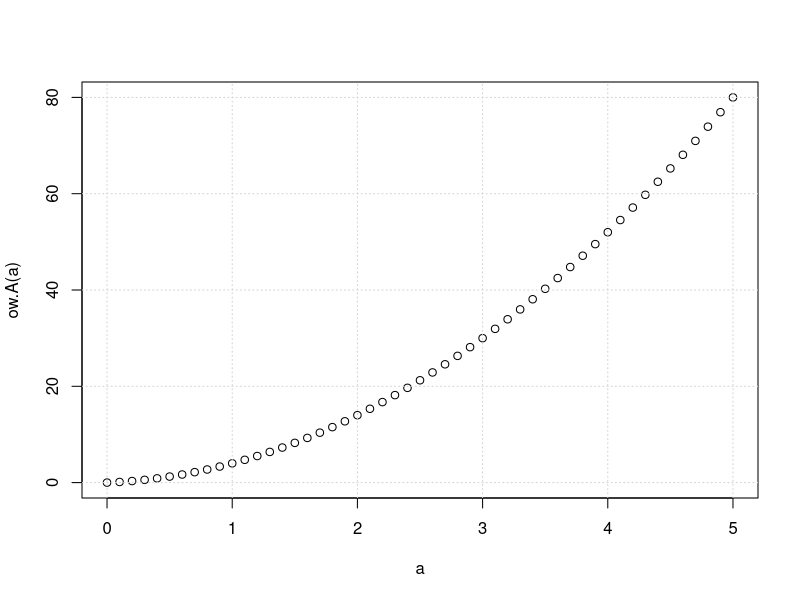
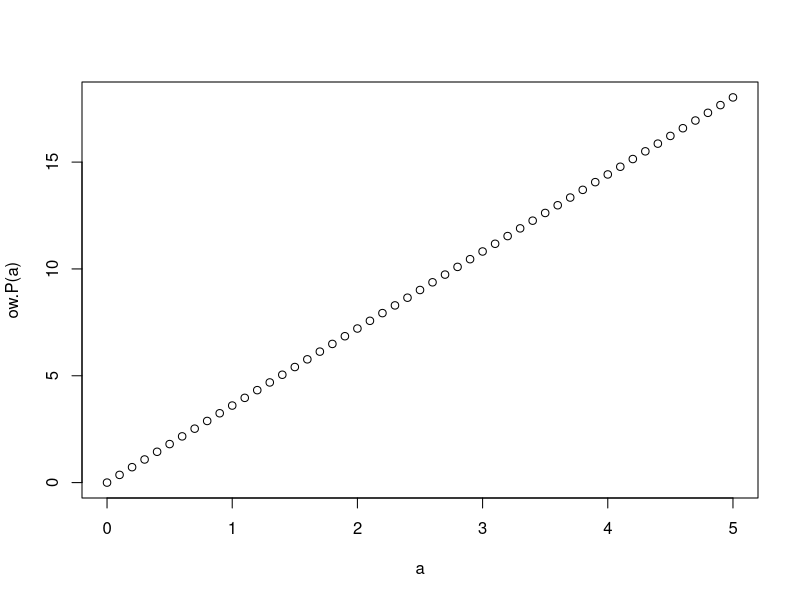
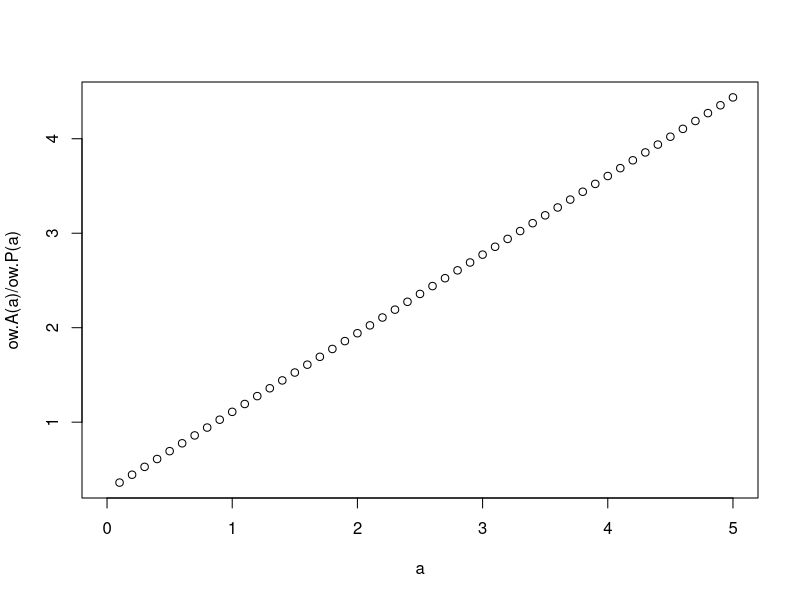
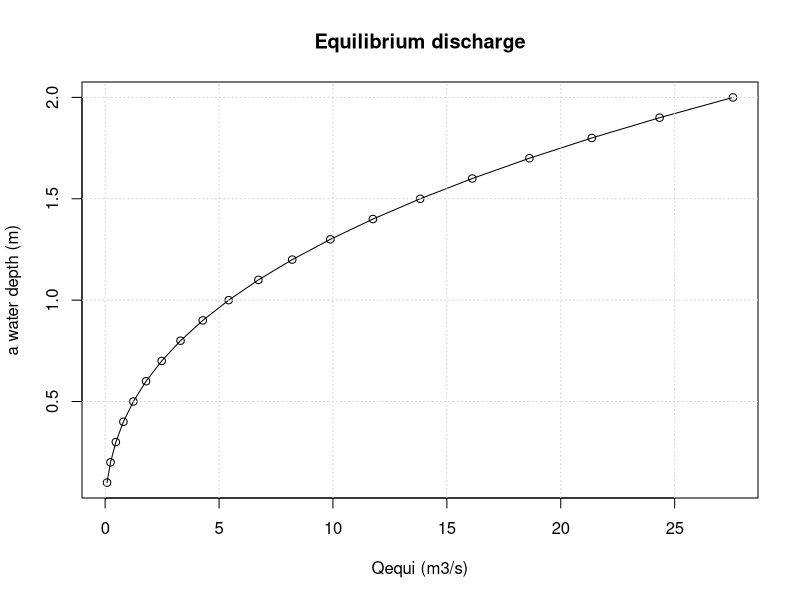
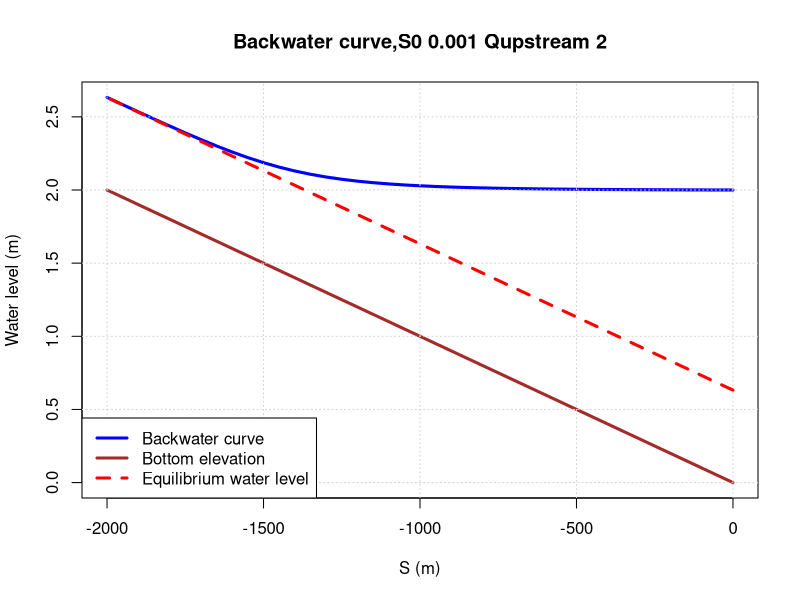

Recreate these plots in R, in order.
## ---- chunk 1

rm(list = ls())


ow.b = 1
ow.m = 1.5

##Upstream Discharge 
Qup = 2.0 #m3/s

ow.A = function(a)
{
  return(ow.b*a+ow.m*2*a^2)
}

a = seq(0,5, by =0.1)

plot(a,ow.A(a))
grid()


ow.P = function(a)
{
  return(a * 2 *sqrt(1 + ow.m^2))
}

plot(a,ow.P(a))

plot(a,ow.A(a)/ow.P(a))

ow.R = function(a)
{
  return(ow.A(a)/ow.P(a))
}

## ---- chunk 2
S0 = 0.001 # 1 m/km


##total length of the river
ow.L = 2000
Zb.fun = approxfun(c(0,-ow.L),c(0,ow.L*S0))
## ---- chunk 3
n = 0.025
a.range = seq(0.1,2,by = 0.1)
Qequi.fun = function(a)
{
  return(1/n * sqrt(S0)* ow.A(a) * ow.R(a)^(2/3))
}

Qequi.range = Qequi.fun(a.range)
plot(Qequi.range,a.range,type = "o", xlab = "Qequi (m3/s)",ylab = "a water depth (m)",
     main = "Equilibrium discharge")
grid()


##finding the equilibrium water depth for a given discharge
a.equilibrium = uniroot(function(a) Qequi.fun(a)-Qup,c(0.1,2))$root
print(paste("the equilibrium water level is : ",a.equilibrium, "for a discharge of ",Qup))

## ---- chunk 4
#nodal distance
ds = -50
#trajectory of the river
s = seq(0,-ow.L, by = ds)
#create an array for the water depths
a.bw =s
# first downstream prescribed water level
a.bw[1] = 2
# Discharge rate upstream Qup
Qup = 2.0 
for (i in 1:(length(a.bw)-1) )
{
S.f = n^2*abs(Qup)^2/(ow.A(a.bw[i])^2*ow.R(a.bw[i])^(4/3))
Fr = sqrt(Qup^2*ow.b/(9.8*ow.A(a.bw[i])^3))
dads = (S0 - S.f)/(1-Fr^2)
##calculation of the water depths in upstream order
a.bw[i+1] = a.bw[i] + dads*ds
}
## the water level is simply the  water depts + the bottom slope
h.bw = a.bw + Zb.fun(s)

plot(s,h.bw, type = "l",ylim = c(0,max(h.bw)),xlab = "S (m)", ylab = "Water level (m)",
     main = paste("Backwater curve,S0",S0, "Qupstream",Qup),col = "blue",lwd = 3)
lines(s,Zb.fun(s), col = "brown", lwd = 3)
grid()
##plot the water level at equilibirum
lines(s,a.equilibrium + Zb.fun(s), col = "red", lty = 2, lwd = 3)
legend("bottomleft",legend = c("Backwater curve","Bottom elevation","Equilibrium water level"),
       col = c("blue","brown","red"),lty = c(1,1,2),lwd = c(3,3,3))
